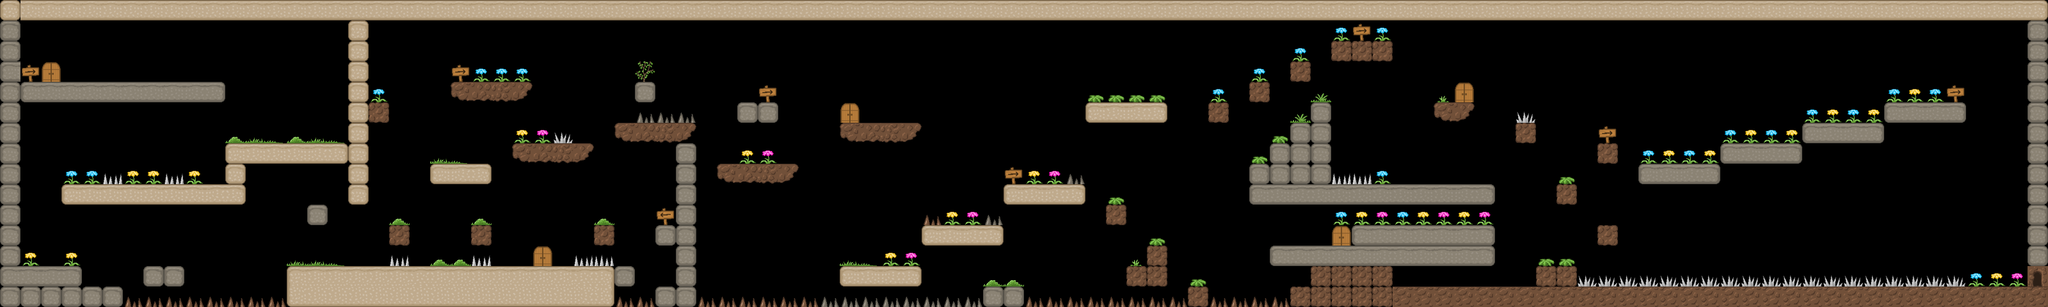

The image is a tile-based game level rendered from a .tmx file. Its description and source (layers, tilesets, objects; grid data summarised) follow:
An orthogonal 100x15 tile map with 32x32 px tiles, 1 tile layer (Tile Layer 1), 1 hidden layer not drawn and 120 objects (62x Wall, 18x Thorns, 15x MovementBlocker, 11x Troll, 6x Elevator, ...).

<map version="1.0" orientation="orthogonal" renderorder="right-down" width="100" height="15" tilewidth="32" tileheight="32" nextobjectid="639">
 <tileset firstgid="1" name="aaa" tilewidth="32" tileheight="32">
  <image source="tileset2.png" width="384" height="384" />
 </tileset>
 <layer name="Tile Layer 1" width="100" height="15">
  <data>[1500 cells, 1156 non-empty, 44 distinct tile ids]</data>
 </layer>
 <objectgroup name="Object Layer 1">
  <object id="436" name="Wall" x="0" y="128" width="350" height="31.5" />
  <object id="437" name="Wall" x="352" y="224" width="190.5" height="31" />
  <object id="438" name="Wall" x="96" y="288.5" width="288" height="31.5" />
  <object id="439" name="Wall" x="0.5" y="417" width="127" height="30" />
  <object id="440" name="Wall" x="447.333" y="415.333" width="513.333" height="64.667" />
  <object id="441" name="Wall" x="608.667" y="350.667" width="30.6667" height="33.3333" />
  <object id="442" name="Wall" x="1024" y="352" width="33.3333" height="32.6667" />
  <object id="443" name="Wall" x="927.333" y="352" width="32.6667" height="32.6667" />
  <object id="444" name="Wall" x="800" y="224" width="128" height="30.6667" />
  <object id="445" name="Wall" x="1120" y="256.667" width="129.333" height="32" />
  <object id="446" name="Wall" x="1311.33" y="415.333" width="128.667" height="33.3333" />
  <object id="447" name="Wall" x="1440" y="352" width="128" height="32.6667" />
  <object id="448" name="Wall" x="1568" y="287.333" width="128.667" height="33.3333" />
  <object id="449" name="Wall" x="1952" y="288" width="384" height="32" />
  <object id="451" name="Wall" x="1728.67" y="320" width="30.6667" height="32" />
  <object id="452" name="Wall" x="1793.33" y="384.667" width="30" height="30.6667" />
  <object id="453" name="Wall" x="1855.33" y="448" width="32.6667" height="32" />
  <object id="455" name="Thorns" x="2079" y="271" width="66" height="18" />
  <object id="456" name="Thorns" x="610" y="397" width="30" height="17" />
  <object id="457" name="Thorns" x="736" y="400" width="32" height="15" />
  <object id="458" name="Thorns" x="897" y="399" width="65" height="16" />
  <object id="461" name="MrCircle" x="64" y="96" width="29" height="33" />
  <object id="465" name="MovementBlocker" x="320" y="192" width="35" height="33" />
  <object id="466" name="Troll" x="542" y="387" width="35" height="25" />
  <object id="467" name="MovementBlocker" x="415" y="382" width="34" height="33" />
  <object id="468" name="Checkpoint" x="64" y="96" width="32" height="32" />
  <object id="470" name="Wall" x="2400" y="416" width="64" height="32" />
  <object id="471" name="Wall" x="2496" y="352" width="32" height="32" />
  <object id="472" name="Wall" x="2432" y="288" width="32" height="32" />
  <object id="473" name="Wall" x="2496" y="224" width="32" height="32" />
  <object id="474" name="Wall" x="2368" y="192" width="32" height="32" />
  <object id="475" name="Wall" x="2240" y="160" width="64" height="32" />
  <object id="476" name="Wall" x="2048" y="416" width="128" height="64" />
  <object id="477" name="Wall" x="1984" y="224" width="96" height="64" />
  <object id="478" name="Wall" x="2016" y="192" width="64" height="32" />
  <object id="479" name="Wall" x="2048" y="160" width="32" height="32" />
  <object id="480" name="Wall" x="1952" y="256" width="32" height="32" />
  <object id="481" name="Wall" x="1696" y="160" width="128" height="32" />
  <object id="482" name="Wall" x="1536" y="448" width="64" height="32" />
  <object id="483" name="Wall" x="1312" y="192" width="128" height="32" />
  <object id="484" name="Wall" x="1152" y="160" width="64" height="32" />
  <object id="485" name="Wall" x="992" y="128" width="32" height="32" />
  <object id="486" name="Wall" x="960" y="192" width="128" height="32" />
  <object id="487" name="Wall" x="1056" y="224" width="32" height="256" />
  <object id="488" name="Wall" x="1024" y="448" width="32" height="32" />
  <object id="490" name="Wall" x="960" y="416" width="32" height="32" />
  <object id="491" name="Wall" x="544" y="0" width="32" height="320" />
  <object id="492" name="Wall" x="576" y="160" width="32" height="32" />
  <object id="493" name="Wall" x="704" y="128" width="128" height="32" />
  <object id="494" name="Wall" x="224" y="416" width="64" height="32" />
  <object id="499" name="Checkpoint" x="1312" y="160" width="32" height="32" />
  <object id="500" name="Wall" x="672" y="256" width="96" height="32" />
  <object id="502" name="Wall" x="-128" y="0" width="3328" height="32" />
  <object id="503" name="Wall" x="2176" y="448" width="1024" height="32" />
  <object id="504" name="Wall" x="2016" y="448" width="32" height="32" />
  <object id="505" name="Wall" x="1984" y="384" width="352" height="32" />
  <object id="506" name="Wall" x="0" y="448" width="192" height="32" />
  <object id="513" name="Wall" x="1888" y="160" width="32" height="32" />
  <object id="514" name="Wall" x="1952" y="128" width="32" height="32" />
  <object id="515" name="Wall" x="2016" y="96" width="32" height="32" />
  <object id="516" name="Wall" x="2080" y="64" width="96" height="32" />
  <object id="517" name="Troll" x="2272" y="416" width="32" height="32" />
  <object id="518" name="Wall" x="480" y="320" width="32" height="32" />
  <object id="520" name="Troll" x="672" y="224" width="30" height="32" />
  <object id="521" name="MovementBlocker" x="640" y="224" width="35" height="31" />
  <object id="522" name="MovementBlocker" x="768" y="224" width="35" height="31" />
  <object id="523" name="Troll" x="704" y="384" width="30" height="32" />
  <object id="530" name="MovementBlocker" x="415" y="382" width="34" height="33" />
  <object id="556" name="Checkpoint" x="832" y="384" width="32" height="32" />
  <object id="557" name="Wall" x="0" y="0" width="32" height="416" />
  <object id="558" name="Troll" x="1728" y="128" width="32" height="32" />
  <object id="559" name="Troll" x="416" y="192" width="30" height="32" />
  <object id="561" name="Wall" x="736.667" y="350.667" width="30.6667" height="33.3333" />
  <object id="568" name="Elevator" x="416" y="128" width="32" height="32" />
  <object id="574" name="Elevator" x="320" y="416" width="32" height="32" />
  <object id="575" name="Elevator" x="1920" y="384" width="32" height="32" />
  <object id="581" name="Elevator" x="1152" y="416" width="32" height="32" />
  <object id="582" name="Elevator" x="1568" y="416" width="32" height="32" />
  <object id="583" name="Wall" x="1761.33" y="416.667" width="62.67" height="30.6667" />
  <object id="584" name="MovementBlocker" x="1824" y="128" width="35" height="31" />
  <object id="585" name="MovementBlocker" x="1664" y="128" width="35" height="31" />
  <object id="586" name="Troll" x="2208" y="256" width="32" height="32" />
  <object id="587" name="MovementBlocker" x="2336" y="256" width="35" height="31" />
  <object id="588" name="Wall" x="2112" y="352" width="224" height="32" />
  <object id="589" name="Wall" x="2560" y="256" width="128" height="32" />
  <object id="590" name="Wall" x="2688" y="224" width="128" height="32" />
  <object id="591" name="Wall" x="2816" y="192" width="128" height="32" />
  <object id="592" name="Wall" x="2944" y="160" width="128" height="32" />
  <object id="594" name="Elevator" x="2688" y="384" width="32" height="32" />
  <object id="595" name="Troll" x="2592" y="224" width="32" height="32" />
  <object id="596" name="Troll" x="2752" y="192" width="32" height="32" />
  <object id="597" name="Troll" x="2848" y="160" width="32" height="32" />
  <object id="598" name="Troll" x="2976" y="128" width="32" height="32" />
  <object id="599" name="MovementBlocker" x="2528" y="224" width="35" height="31" />
  </objectgroup>
 <imagelayer name="checkpoint" x="143" y="56" visible="0">
  <image source="YellowCheck.png" />
 </imagelayer>
</map>
<!-- 26 of 120 objects omitted -->
